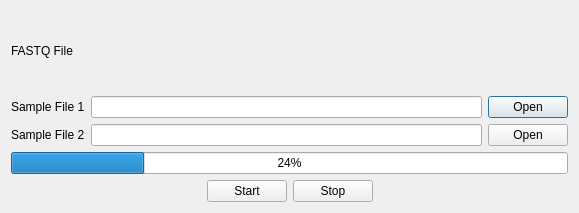
<?xml version="1.0" encoding="UTF-8"?>
<ui version="4.0">
 <class>Dialog</class>
 <widget class="QDialog" name="Dialog">
  <property name="geometry">
   <rect>
    <x>0</x>
    <y>0</y>
    <width>579</width>
    <height>213</height>
   </rect>
  </property>
  <property name="windowTitle">
   <string>Dialog</string>
  </property>
  <layout class="QVBoxLayout" name="verticalLayout_2">
   <item>
    <layout class="QGridLayout" name="gridLayout">
     <item row="1" column="0">
      <widget class="QLabel" name="sample1">
       <property name="text">
        <string>Sample File 1</string>
       </property>
      </widget>
     </item>
     <item row="0" column="0">
      <widget class="QLabel" name="label">
       <property name="text">
        <string>FASTQ File </string>
       </property>
      </widget>
     </item>
     <item row="2" column="0">
      <widget class="QLabel" name="sample2">
       <property name="text">
        <string>Sample File 2</string>
       </property>
      </widget>
     </item>
     <item row="1" column="2">
      <widget class="QPushButton" name="pushButton_open1">
       <property name="text">
        <string>Open</string>
       </property>
      </widget>
     </item>
     <item row="2" column="2">
      <widget class="QPushButton" name="pushButton_open2">
       <property name="text">
        <string>Open</string>
       </property>
      </widget>
     </item>
     <item row="2" column="1">
      <widget class="QLineEdit" name="lineEdit"/>
     </item>
     <item row="1" column="1">
      <widget class="QLineEdit" name="lineEdit_2"/>
     </item>
    </layout>
   </item>
   <item>
    <widget class="QProgressBar" name="progressBar">
     <property name="value">
      <number>24</number>
     </property>
    </widget>
   </item>
   <item>
    <layout class="QHBoxLayout" name="horizontalLayout">
     <item>
      <spacer name="horizontalSpacer">
       <property name="orientation">
        <enum>Qt::Horizontal</enum>
       </property>
       <property name="sizeHint" stdset="0">
        <size>
         <width>40</width>
         <height>20</height>
        </size>
       </property>
      </spacer>
     </item>
     <item>
      <widget class="QPushButton" name="pushButton_4">
       <property name="text">
        <string>Start</string>
       </property>
      </widget>
     </item>
     <item>
      <widget class="QPushButton" name="pushButton_3">
       <property name="text">
        <string>Stop</string>
       </property>
      </widget>
     </item>
     <item>
      <spacer name="horizontalSpacer_2">
       <property name="orientation">
        <enum>Qt::Horizontal</enum>
       </property>
       <property name="sizeHint" stdset="0">
        <size>
         <width>40</width>
         <height>20</height>
        </size>
       </property>
      </spacer>
     </item>
    </layout>
   </item>
  </layout>
 </widget>
 <resources/>
 <connections>
  <connection>
   <sender>pushButton_open1</sender>
   <signal>clicked()</signal>
   <receiver>Dialog</receiver>
   <slot>slot_fileopen()</slot>
   <hints>
    <hint type="sourcelabel">
     <x>527</x>
     <y>162</y>
    </hint>
    <hint type="destinationlabel">
     <x>325</x>
     <y>160</y>
    </hint>
   </hints>
  </connection>
  <connection>
   <sender>pushButton_open2</sender>
   <signal>clicked()</signal>
   <receiver>Dialog</receiver>
   <slot>slot_fileopen()</slot>
   <hints>
    <hint type="sourcelabel">
     <x>522</x>
     <y>203</y>
    </hint>
    <hint type="destinationlabel">
     <x>358</x>
     <y>192</y>
    </hint>
   </hints>
  </connection>
 </connections>
 <slots>
  <slot>slot_fileopen()</slot>
 </slots>
</ui>
